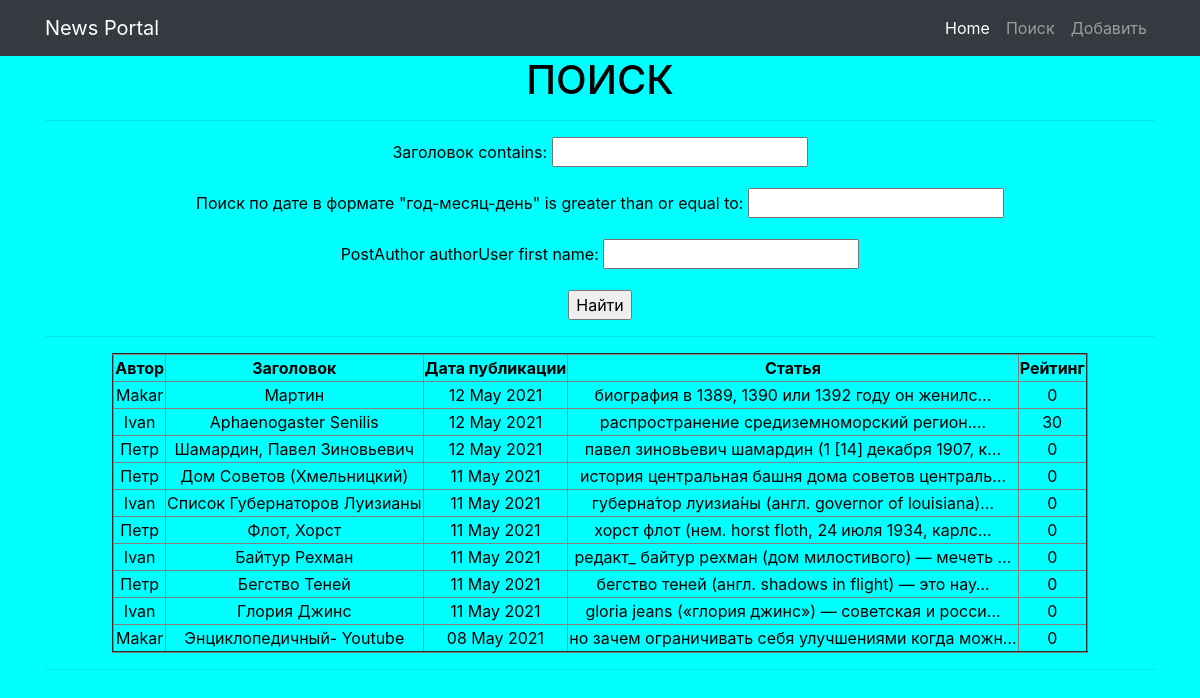
The app's page /news/search/ with its own data.
### news/models.py (models this page shows, shortened)
class Post(models.Model):
    postAuthor = models.ForeignKey(Author, on_delete=models.CASCADE)
    postNews = 'PN'
    postArticle = 'PA'
    POSITIONS = [
        (postArticle, 'Статья'),
        (postNews, 'Новость'),
    ]
    position = models.CharField('Тип', max_length=2, choices=POSITIONS, default=postArticle)
    dateCreation = models.DateTimeField('Поиск по дате в формате "год-месяц-день"', auto_now_add=True)
    postCategory = models.ManyToManyField(Category, through='PostCategory')
    preview_name = models.CharField('Заголовок', max_length=128)
    text = models.TextField('Поле для текста')
    rating = models.SmallIntegerField('Рейтинг', default=0)

class Author(models.Model):
    authorUser = models.OneToOneField(User, on_delete=models.CASCADE)
    authorRating = models.SmallIntegerField(default=0)

### news/views.py (the view)
# urls.py: path('search/', NewsSearchView.as_view(), name='search'),
class NewsSearchView(NewsList):
    template_name = 'search.html'

### news/templatetags/custom_filters.py (called while the page is built)
@register.filter(name='censor')
def censor(value):
    x = value.lower()
    if ' ' in x:
        a = list(x.split(' '))
        for i in a:
            if i in bad_words:
                y = a.index(i)
                a.remove(i)
                a.insert(y, '@!%&!2')
                value = (" ".join(a))
                return value
    if x in bad_words:
        x = '@!%&!'
        return x
    else:
        return x

### news/views.py (called while the page is built)
    def get_filter(self):
        return PostFilter(self.request.GET, queryset=super().get_queryset())

    def get_queryset(self):
        return self.get_filter().qs

    def get_context_data(self, *args, **kwargs):
        return {
            **super().get_context_data(*args, **kwargs),
            'filter': self.get_filter(),
            'form': self.form_class,
            'all_post': Post.objects.all(),
            'time_now': datetime.utcnow(),
        }

### templates/search.html (shortened to what this page needs)
{% extends 'default.html' %}
{% load custom_filters %}
{% block content %}
    <h1>ПОИСК</h1>
    <hr>
        <form method="GET">
            {{ filter.form.as_p }}
            <input type="submit" value="Найти">
        </form>
    <hr>
<table style="margin: auto" border="2">
        <tr>
            <th> Автор </th>
            <th> Заголовок </th>
            <th> Дата публикации </th>
            <th> Статья </th>
            <th> Рейтинг </th>
        </tr>
{% for new in news %}
        <tr>
            <td> {{ new.postAuthor.authorUser.first_name }} </td>
            <td> {{ new.preview_name|title }} </td>
            <td> {{ new.dateCreation|date:'d M Y'  }} </td>
            <td> {{ new.text|truncatechars:50|censor }} </td>
            <td> {{ new.rating }} </td>
        </tr>
{% endfor %}
    </table>
    <hr>
{% endblock content %}

### templates/default.html (style rules this page uses)
body { background: aqua; color: black; }

### records on screen
Post: postAuthor.authorUser.first_name "Makar", preview_name "Мартин", dateCreation "12 May 2021", text|censor "биография в 1389, 1390 или 1392 году он же­нил­с…", rating "0"
Post: postAuthor.authorUser.first_name "Ivan", preview_name "Aphaenogaster Senilis", dateCreation "12 May 2021", text|censor "распространение сре­ди­зем­но­мор­ский ре­ги­он.…", rating "30"
Post: postAuthor.authorUser.first_name "Петр", preview_name "Шамардин, Павел Зиновьевич", dateCreation "12 May 2021", text|censor "павел зиновьевич шамардин (1 [14] декабря 1907, к…", rating "0"
Post: postAuthor.authorUser.first_name "Петр", preview_name "Дом Советов (Хмельницкий)", dateCreation "11 May 2021", text|censor "история центральная башня дома советов централь…", rating "0"
Post: postAuthor.authorUser.first_name "Ivan", preview_name "Список Губернаторов Луизианы", dateCreation "11 May 2021", text|censor "губерна́тор луизиа́ны (англ. governor of louisiana)…", rating "0"
Post: postAuthor.authorUser.first_name "Петр", preview_name "Флот, Хорст", dateCreation "11 May 2021", text|censor "хорст флот (нем. horst floth, 24 июля 1934, карлс…", rating "0"
Post: postAuthor.authorUser.first_name "Ivan", preview_name "Байтур Рехман", dateCreation "11 May 2021", text|censor "редакт_ байтур рехман (дом милостивого) — мечеть …", rating "0"
Post: postAuthor.authorUser.first_name "Петр", preview_name "Бегство Теней", dateCreation "11 May 2021", text|censor "бегство теней (англ. shadows in flight) — это нау…", rating "0"
Post: postAuthor.authorUser.first_name "Ivan", preview_name "Глория Джинс", dateCreation "11 May 2021", text|censor "gloria jeans («глория джинс») — советская и росси…", rating "0"
Post: postAuthor.authorUser.first_name "Makar", preview_name "Энциклопедичный- Youtube", dateCreation "08 May 2021", text|censor "но зачем ограничивать себя улучшениями когда можн…", rating "0"
